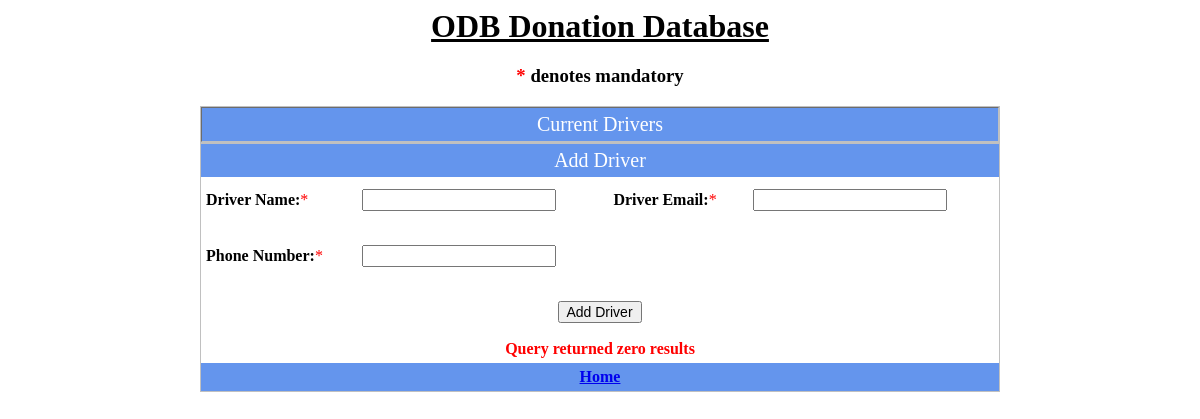
Before: /drivers.php with the older database file.
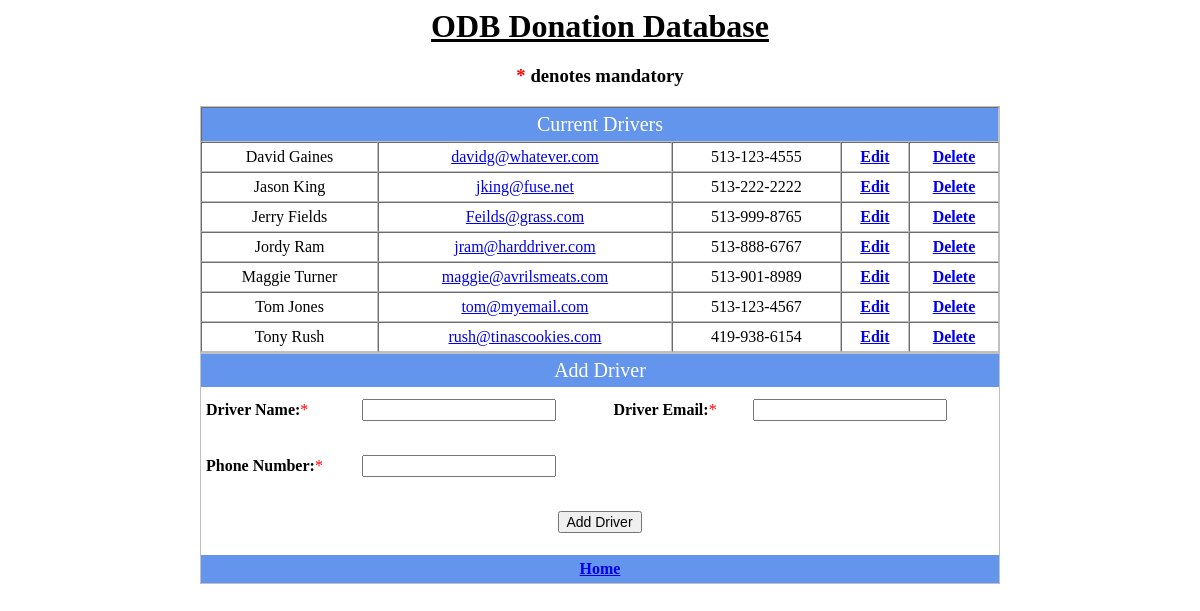
After: the same page with the newer database file.
### tables this page shows
CREATE TABLE `Driver` (
  `Id` int(11) NOT NULL,
  `Driver` varchar(75) NOT NULL,
  `Email` varchar(75) NOT NULL,
  `PhoneNumber` varchar(12) NOT NULL
);

### drivers.php (the view, shortened to what this page needs)
<html>
    <head>
    </head>
    <body>
 <?php
    require 'creds.php';
?>
       <div class="container">
          <center><h1><u>ODB Donation Database</u></h1></center>
          <center><h3><span class="note">*</span> denotes mandatory</h3></center>
            <form id="add_form" method="POST" action="<?php echo $_SERVER['PHP_SELF']; ?>">
                <table width="800" style=" border:1px solid silver" cellpadding="5" cellspacing="0" align="center" border="1">
                    <tr>
                        <td colspan="6" style="background:#6495ED; color:#FFFFFF; font-size:20px" align="center">Current Drivers</td>
                    </tr>
                    <?php
                    try
                    {
                        $sql    = "SELECT Driver, Email, PhoneNumber, Id
                                   FROM Driver ORDER BY Driver";
                        $result = $conn->query($sql);
                        if ( $result->num_rows > 0 )
                        {
                            while($row = $result->fetch_assoc())
                            {
                                echo "            <tr>\n";
                                echo "              <td align=\"center\">".$row['Driver']."</td>\n";
                                echo "              <td align=\"center\"><a href='mailto:".$row['Email']."'>".$row['Email']."</td>\n";
                                echo "              <td align=\"center\">".$row['PhoneNumber']."</td>\n";
                                echo "              <td align=\"center\"><a href=\"editdriver.php?name=".$row['Driver']."\"><b>Edit</b></a></td>\n";
                                echo "              <td align=\"center\"><a href=\"deletedriver.php?name=".$row['Driver']."\"><b>Delete</b></a></td>\n";
                                echo "            </tr>\n";
                            }
                        }
                        else
                        {
                            $message = "Query returned zero results";
                        }
                    }
                    catch(Exception $e)
                    {
                        if ( strpos($message, 'error in your SQL syntax') !== false )
                        {
                            $message = "Error: Verify there are no single quotes used in any field";
                        }
                    }
                    ?>
                </table>
                <table width="800" style=" border:1px solid silver" cellpadding="5" cellspacing="0" align="center" border="0">
                    <tr>
                      <td align="center" colspan="6" style="background:#6495ED; color:#FFFFFF; font-size:20px">Add Driver</td>
                    </tr>
                    <tr>
                        <td><b>Driver Name:</b><span class="note">*</span></td>
                        <td><input type="text" id="driver" name="Driver" size="20" value="<?php if(isset($_POST['Driver'])) echo $_POST['Driver']; ?>"></td>
                        <td><b>Driver Email:</b><span class="note">*</span></td>
                        <td><input type="text" id=email name="Email" size="20" value="<?php if(isset($_POST['Email'])) echo $_POST['Email']; ?>"></td>
                    </tr>
                    <tr>
                        <td colspan="2"><p class="note"><?php if(isset($msg_driver)) echo $msg_driver ?></p></td>
                        <td></td>
                        <td colspan="2"><p class="note"><?php if(isset($msg_email)) echo $msg_email ?></p></td>
                    </tr>
                    <tr>
                        <td><b>Phone Number:</b><span class="note">*</span></td>
                        <td><input type="text" name="PhoneNumber" size="20" value="<?php if(isset($_POST['PhoneNumber'])) echo $_POST['PhoneNumber']; ?>"></td>
                    <tr>
                        <td colspan="2"><p class="note"><?php if(isset($msg_phonenumber)) echo $msg_phonenumber ?></p></td>
                    </tr>
                    <tr>
                        <td colspan="6" align="center"><input type="hidden" name="do" value="store"><input type="submit" value="Add Driver"></td>
                    </tr>
                    <tr>
                        <td colspan="6" align="center"><p class="note"><b><?php if(isset($message)) echo $message ?></b></p></td>
                    </tr>
                    <tr bgcolor="#6495ED">
                        <th colspan="6" align="center" border="1"><a href="index.php">Home</a></th>
                    </tr>
                </table>
            </form>
        </div>
    </body>
</html>

Changed rows visible on the page:
added driver: Driver "David Gaines", Email "davidg@whatever.com", PhoneNumber "513-123-4555"
added driver: Driver "Jason King", Email "jking@fuse.net", PhoneNumber "513-222-2222"
added driver: Driver "Jerry Fields", Email "Feilds@grass.com", PhoneNumber "513-999-8765"
added driver: Driver "Jordy Ram", Email "jram@harddriver.com", PhoneNumber "513-888-6767"
added driver: Driver "Maggie Turner", Email "maggie@avrilsmeats.com", PhoneNumber "513-901-8989"
added driver: Driver "Tom Jones", Email "tom@myemail.com", PhoneNumber "513-123-4567"
added driver: Driver "Tony Rush", Email "rush@tinascookies.com", PhoneNumber "419-938-6154"
Other visible differences:
$message: "Query returned zero results" → (not shown)
